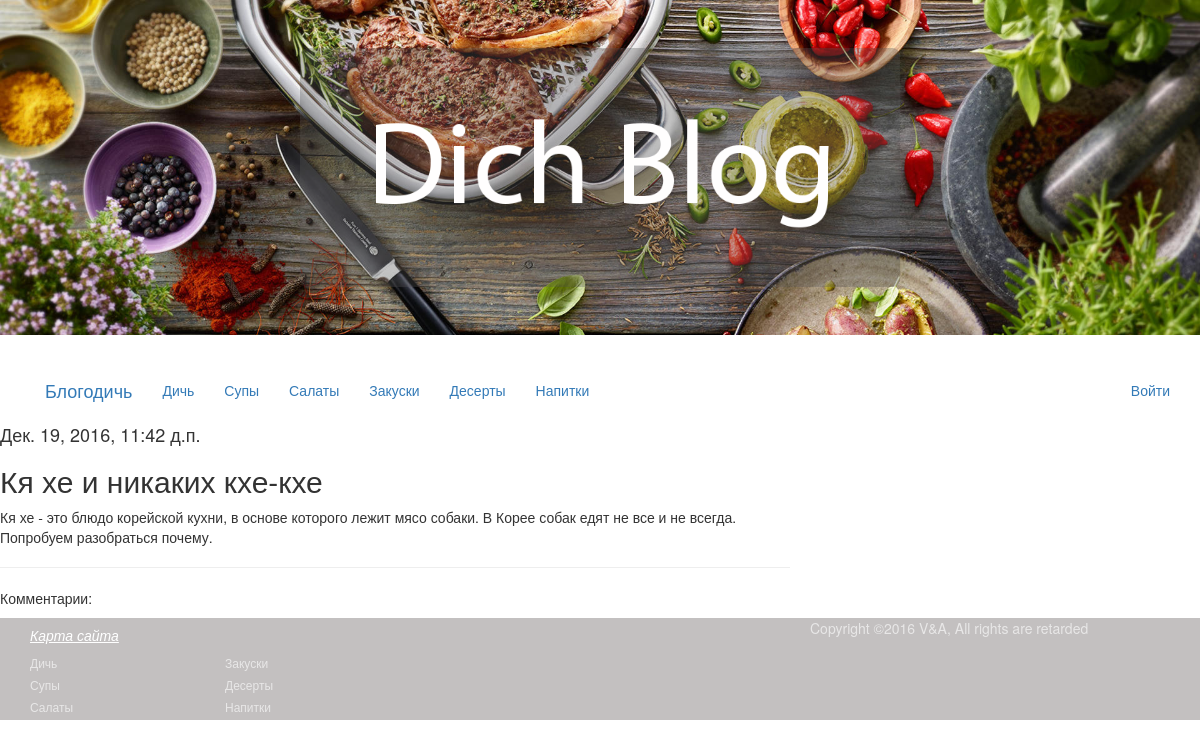
Page /articles/get/3/ on the committed database.
### article/models.py (models this page shows)
class Article(models.Model):
    class Meta():
        db_table = 'article'
    article_title = models.CharField(max_length=200)
    article_text = models.TextField()
    article_date = models.DateTimeField()
    article_likes = models.IntegerField(default=0)

### article/views.py (the view)
# urls.py: url(r'^articles/get/(?P<article_id>\d+)/$',  views.article),
def article(request, article_id=1):
    comment_form = CommentForm
    args = {}
    args.update(csrf(request))
    args['article'] = Article.objects.get(id=article_id)
    args['comments'] = Comments.objects.filter(comments_article_id=article_id)
    args['form'] = comment_form
    args['username'] = auth.get_user(request).username
    return render_to_response('article.html', args)

### article/templates/article.html (shortened to what this page needs)
{% extends 'main.html' %}
{% load static %}
{% block article %}
<div class="col-md-8 box">
<h4>{{ article.article_date }}</h4>
<h2>{{ article.article_title }}</h2>
<p>{{ article.article_text }}</p>
<hr>
</div>
<div class="col-md-8 box">
<p>Комментарии:</p>
 </div>
{%  endblock %}

### rows in the picture
Article: article_date "Дек. 19, 2016, 11:42 д.п.", article_title "Кя хе и никаких кхе-кхе", article_text "Кя хе - это блюдо корейской кухни, в основе которого лежит мясо собаки. В Корее собак едят не все и не всегда. Попробуем разобраться почему."
